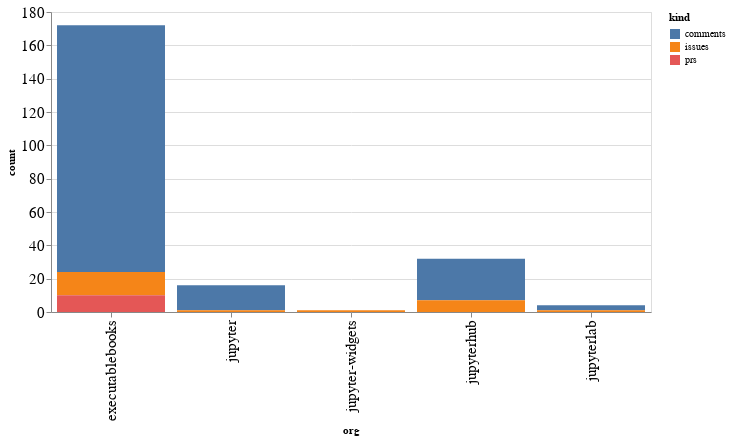

Write notebook code for a chart like this one.
### Code cell
alt.Chart(org_summaries, width=600).mark_bar().encode(
    x='org',
    y='count',
    color='kind',
    tooltip="org"
)

### Figure 1 — Vega-Lite specification as saved in the notebook (floating-point values rounded to 4 significant figures)
{"config": {"axisLeft": {"labelFontSize": 15}, "axisBottom": {"labelFontSize": 15}}, "data": {"name": "data-19508ee217c16139d83957e5b549e3f1"}, "mark": "bar", "encoding": {"color": {"type": "nominal", "field": "kind"}, "tooltip": {"type": "nominal", "field": "org"}, "x": {"type": "nominal", "field": "org"}, "y": {"type": "quantitative", "field": "count"}}, "width": 600, "$schema": "https://vega.github.io/schema/vega-lite/v4.8.1.json", "datasets": {"data-19508ee217c16139d83957e5b549e3f1": [{"org": "executablebooks", "kind": "comments", "count": 148}, {"org": "executablebooks", "kind": "issues", "count": 14}, {"org": "executablebooks", "kind": "prs", "count": 10}, {"org": "jupyter", "kind": "comments", "count": 15}, {"org": "jupyter", "kind": "issues", "count": 1}, {"org": "jupyter-widgets", "kind": "issues", "count": 1}, {"org": "jupyterhub", "kind": "comments", "count": 25}, {"org": "jupyterhub", "kind": "issues", "count": 7}, {"org": "jupyterlab", "kind": "comments", "count": 3}, {"org": "jupyterlab", "kind": "issues", "count": 1}]}}
